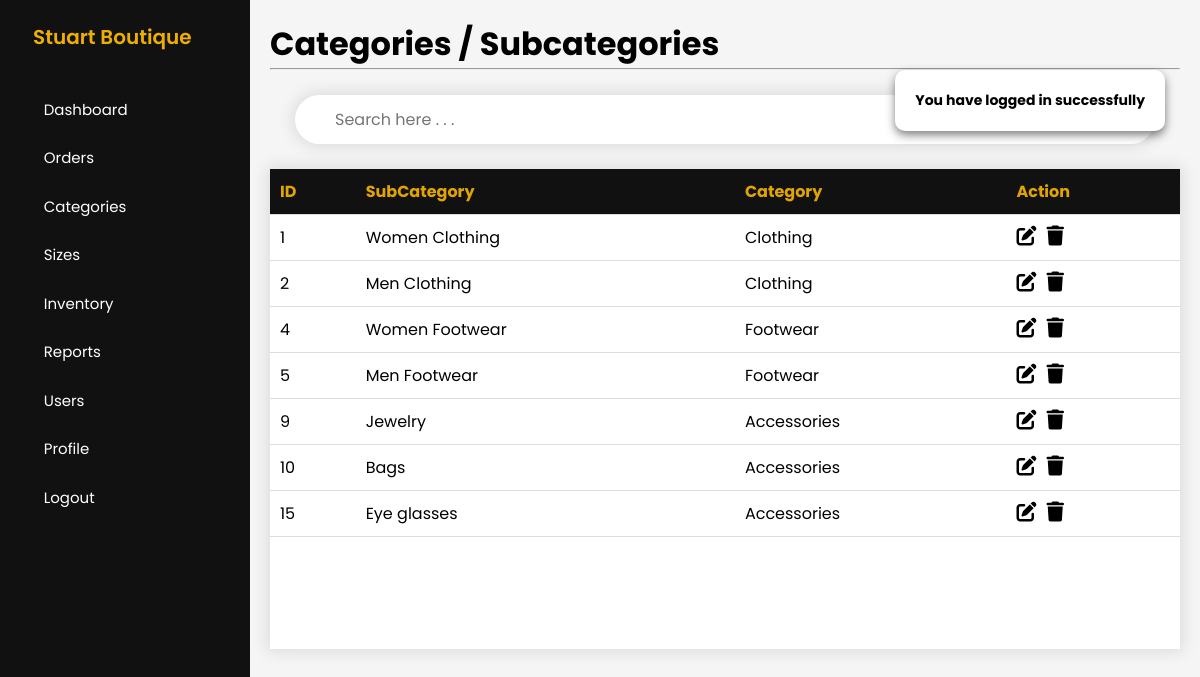
Page /admin/view-categories.php (signed in) on the earlier database version.
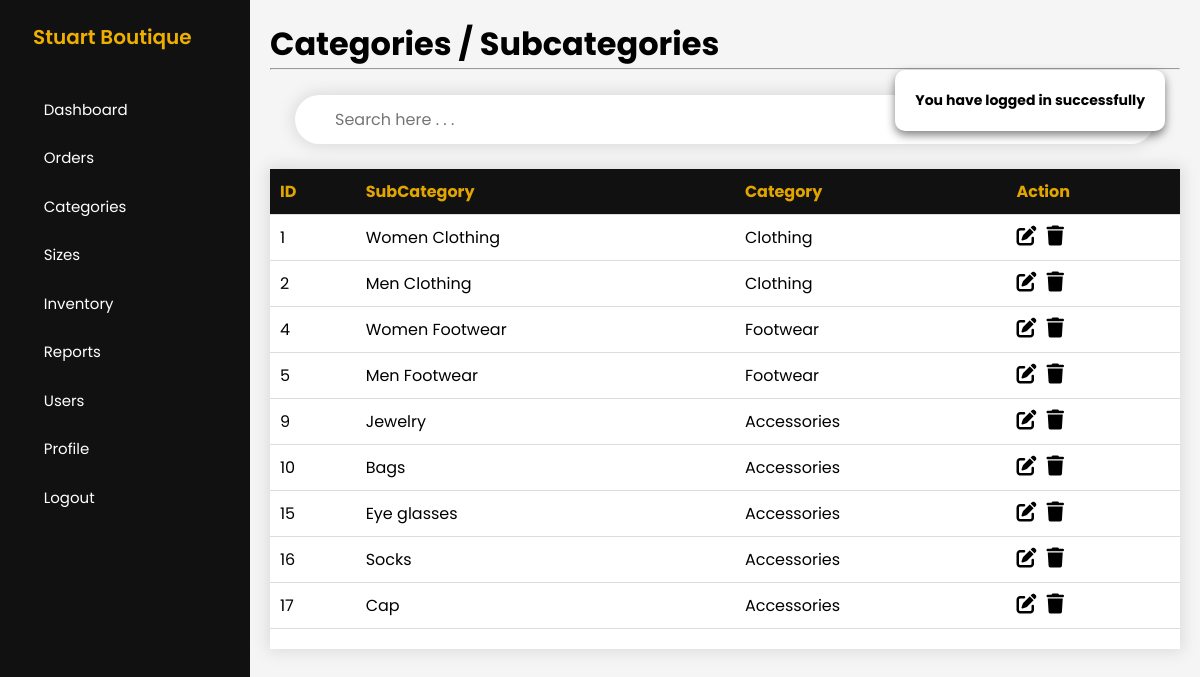
Same page on the later database version.
### tables this page shows
CREATE TABLE `subcategories` (
  `subcategoryID` int(11) NOT NULL,
  `subcategoryName` varchar(255) NOT NULL,
  `categoryID` int(11) NOT NULL
);

CREATE TABLE `categories` (
  `categoryID` int(11) NOT NULL,
  `categoryName` varchar(255) NOT NULL
);

### config/DatabaseConnection.php (called while the page is built, shortened)
<?php
    class DatabaseConnection
    {
        public function __construct()
        {
            $this->conn = new mysqli(HOSTNAME,USERNAME,PASSWORD,DATABASE);
        }
    }
?>

### admin/controllers/SubcategoriesController.php (called while the page is built, shortened)
<?php
    class SubcategoriesController
    {
        private $conn;
        public function __construct()
        {
            $db = new DatabaseConnection;
            $this->conn = $db->conn;
        }
        public function rows($row)
        {
            return $data = [
                'id' => $row['subcategoryID'],
                'name' => $row['subcategoryName'],
                'categoryID' => $row['categoryID'],
                'categoryName' => $row['categoryName']
            ];
        }
        public function get()
        {
            $getDataQuery = "
                SELECT subcategories.*, categories.categoryName
                FROM subcategories
                INNER JOIN categories
                ON subcategories.categoryID = categories.categoryID
            ";
            $result = $this->conn->query($getDataQuery);
            if($result->num_rows > 0){
                return $result;
            }else{
                return false;
            }
        }
    }
?>

### admin/view-categories.php (the view, shortened to what this page needs)
<?php
    include_once 'controllers/SubcategoriesController.php';
    $subcategories = new SubcategoriesController;
    include 'includes/header.php';
    include 'includes/sidebar.php';
?>
<main>
    <h1>Categories / Subcategories</h1>
    <hr>
    <div class="search-container">
        <input type="text" id="myInput" onkeyup="filterTable()" placeholder="Search here . . ." title="Type in a name">
    </div>
        <div class="table-container">
            <div class="scroll-table">
                <table class="child-table" id="inventoryTable">
                    <thead>
                        <tr>
                            <th>ID</th>
                            <th>SubCategory</th>
                            <th>Category</th>
                            <th>Action</th>
                        </tr>
                    </thead>
                    <tbody>
                        <?php
                            $resultGet = $subcategories->get();
                            if(!$resultGet){
                                showMessage('No Subcategories Record Found');
                            }else{
                                foreach($resultGet as $subcategoriesRows) :
                                    $data = $subcategories->rows($subcategoriesRows);
                        ?>
                        <tr>
                            <td>
                                <?= $data['id'] ?>
                            </td>
                            <td>
                                <?= $data['name'] ?>
                            </td>
                            <td>
                                <?= $data['categoryName'] ?>
                            </td>
                            <td>
                                <div class="a-cont">
                                    <a href="edit-subcategories.php?updateID=<?= $data['id'] ?>">
                                        <i class="fa-solid fa-pen-to-square"></i>
                                    </a>
                                    <form action="codes/subcategories-code.php" method="post" class="form">
                                        <button type="submit" name="delete-button" value="<?= $data['id'] ?>" class="delete-button">
                                            <i class="fa-solid fa-trash"></i>
                                        </button>
                                    </form>
                                </div>
                            </td>
                        </tr>
                        <?php
                                endforeach;
                            }
                        ?>
                    </tbody>
                </table>
            </div>
        </div>
</main>
<?php include 'includes/footer.php'; ?>

Differences in the rows shown:
added subcategories: subcategoryID "16", subcategoryName "Socks", categoryID.categoryName "Accessories"
added subcategories: subcategoryID "17", subcategoryName "Cap", categoryID.categoryName "Accessories"
